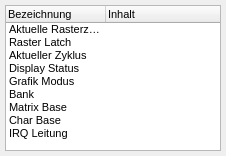
<?xml version="1.0" encoding="UTF-8"?>
<ui version="4.0">
 <class>DebuggerVicWindow</class>
 <widget class="QWidget" name="DebuggerVicWindow">
  <property name="geometry">
   <rect>
    <x>0</x>
    <y>0</y>
    <width>226</width>
    <height>156</height>
   </rect>
  </property>
  <property name="windowTitle">
   <string>VIC</string>
  </property>
  <widget class="TreeWidgetMod" name="OutputList">
   <property name="geometry">
    <rect>
     <x>5</x>
     <y>5</y>
     <width>216</width>
     <height>146</height>
    </rect>
   </property>
   <property name="font">
    <font>
     <pointsize>8</pointsize>
    </font>
   </property>
   <property name="horizontalScrollBarPolicy">
    <enum>Qt::ScrollBarAlwaysOff</enum>
   </property>
   <property name="autoScroll">
    <bool>true</bool>
   </property>
   <property name="selectionMode">
    <enum>QAbstractItemView::NoSelection</enum>
   </property>
   <property name="rootIsDecorated">
    <bool>false</bool>
   </property>
   <attribute name="headerVisible">
    <bool>true</bool>
   </attribute>
   <column>
    <property name="text">
     <string>Bezeichnung</string>
    </property>
   </column>
   <column>
    <property name="text">
     <string>Inhalt</string>
    </property>
   </column>
   <item>
    <property name="text">
     <string>Aktuelle Rasterzeile</string>
    </property>
   </item>
   <item>
    <property name="text">
     <string>Raster Latch</string>
    </property>
   </item>
   <item>
    <property name="text">
     <string>Aktueller Zyklus</string>
    </property>
   </item>
   <item>
    <property name="text">
     <string>Display Status</string>
    </property>
   </item>
   <item>
    <property name="text">
     <string>Grafik Modus</string>
    </property>
   </item>
   <item>
    <property name="text">
     <string>Bank</string>
    </property>
   </item>
   <item>
    <property name="text">
     <string>Matrix Base</string>
    </property>
   </item>
   <item>
    <property name="text">
     <string>Char Base</string>
    </property>
   </item>
   <item>
    <property name="text">
     <string>IRQ Leitung</string>
    </property>
   </item>
  </widget>
 </widget>
 <customwidgets>
  <customwidget>
   <class>TreeWidgetMod</class>
   <extends>QTreeWidget</extends>
   <header>tree_widget_mod.h</header>
  </customwidget>
 </customwidgets>
 <resources/>
 <connections/>
</ui>
